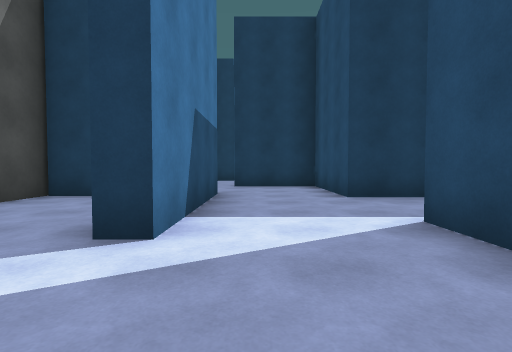
[1] (above)

23 first-person views from a walk through a scene from a Unity 3-D project. The camera is 1.2 m above the floor, tilts 2° down and sees 85° across. The floor is counted in squares, 2 m on a side. Each view is taken from the middle of a square. On the plan, view 1 faces up. The plan holds only what a view shows up to about 9 squares ahead; the rest is blank. The place goes on beyond the plan. The player is left out.

[2]
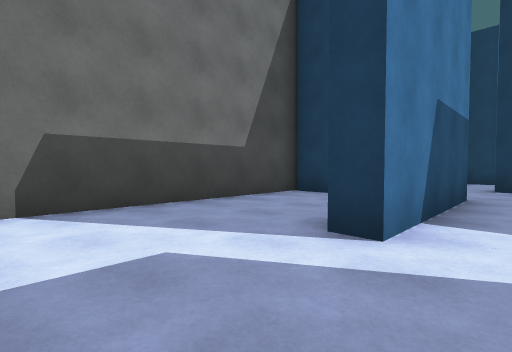

[3]
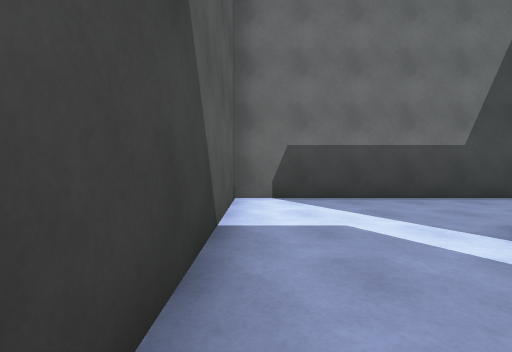

[4]
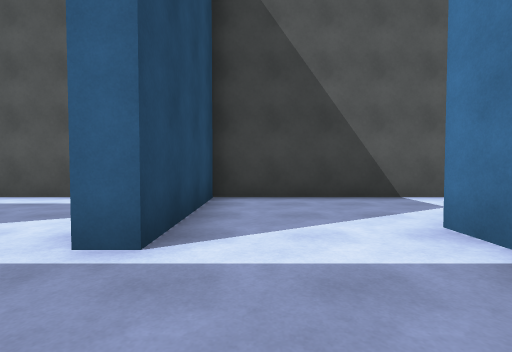

[5]
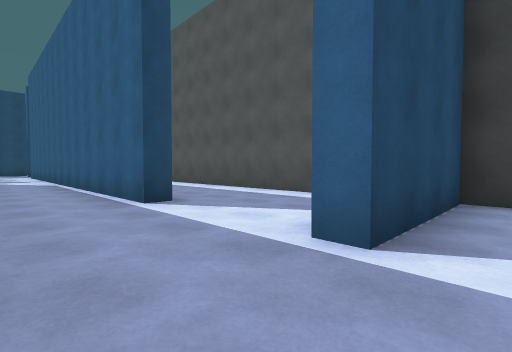

[6]
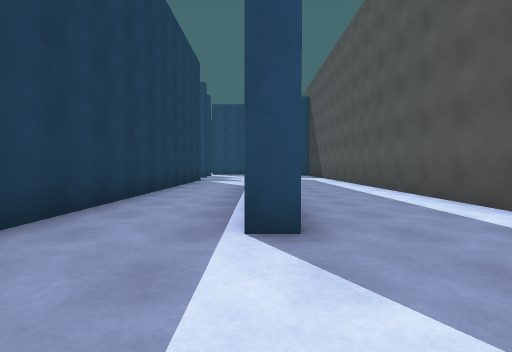

[7]
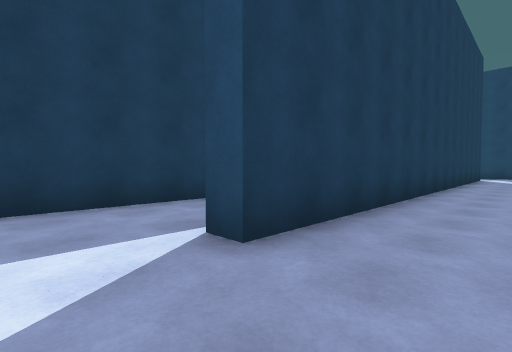

[8]
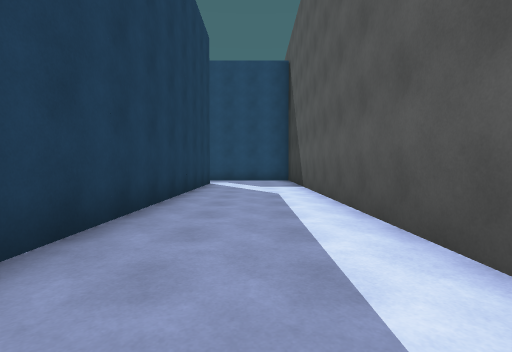

[9]
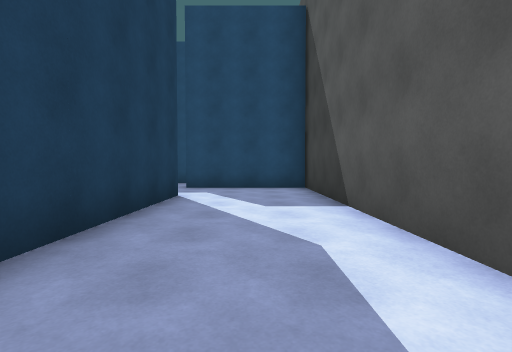

[10]
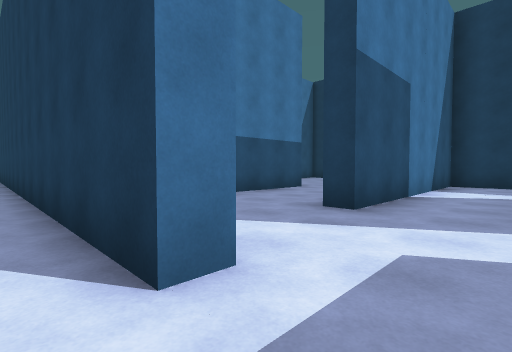

[11]
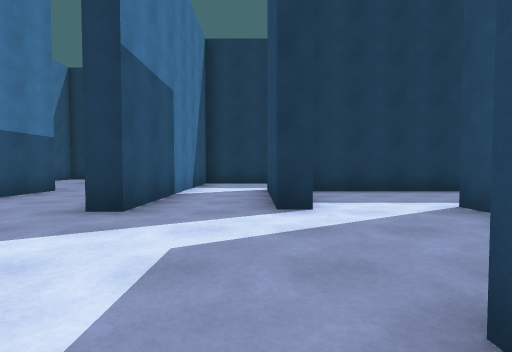

[12]
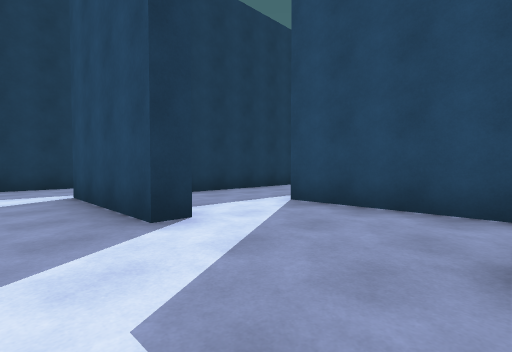

[13]
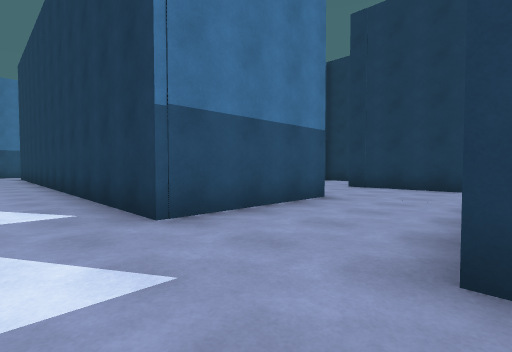

[14]
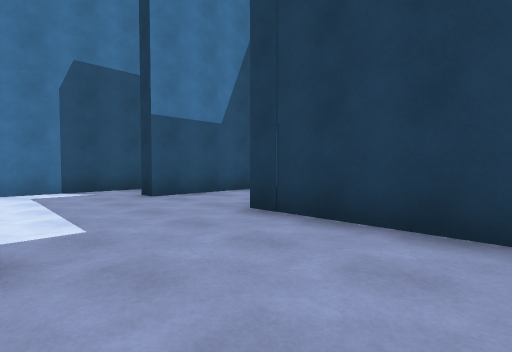

[15]
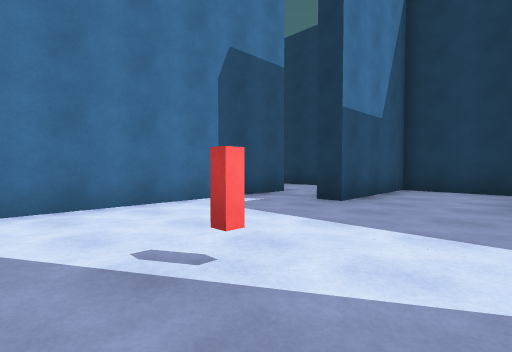

[16]
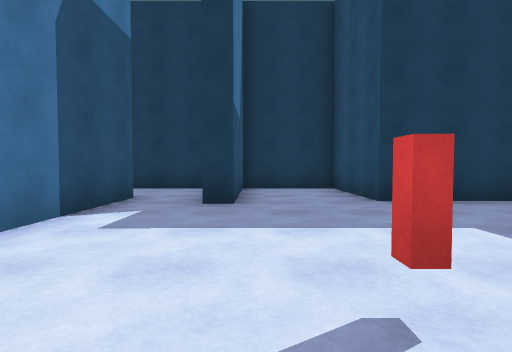

[17]
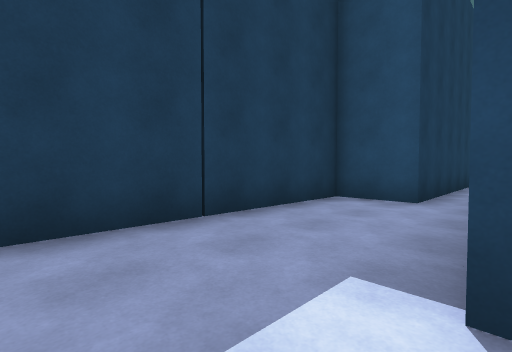

[18]
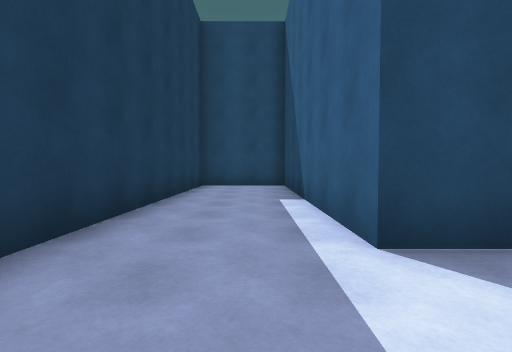

[19]
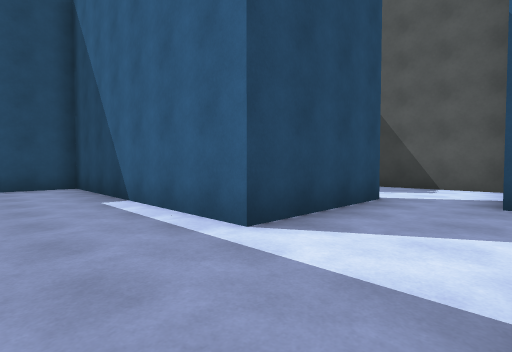

[20]
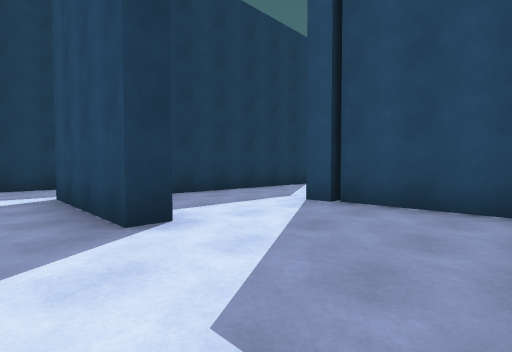

[21]
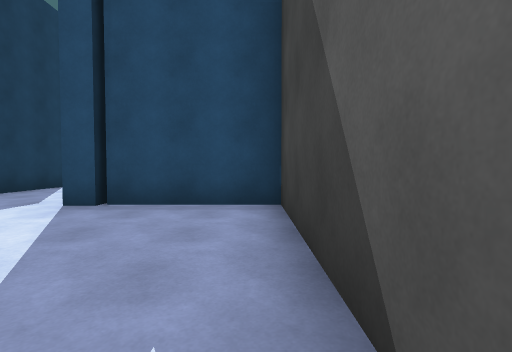

[22]
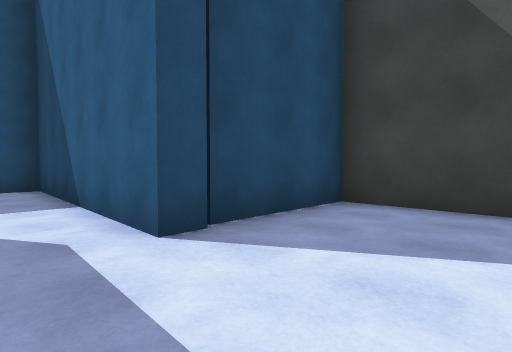

[23]
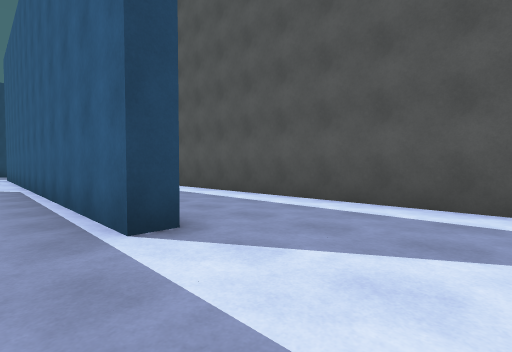

### Floor plan
Points are (right, up) in squares from view 1. A wall is a line through its corners. A room is listed if a view was taken in it or the views show most of it. See-through windows are left out.
Room 1 (views 1, 2, 3)
walls: (-0.8, 3.5) (-0.8, 2.3) (-1.4, 2.3); (-3.2, 5.7) (-4.2, 5.7) (-4.2, -0.4) (1.8, -0.4) (1.8, 3)
ways out: opening at (0.5, 3) to room 2
Room 2 (views 4, 5)
walls: (-0.8, 6.1) (-0.8, 3.5); (1.8, 3) (2.4, 3)
ways out: opening at (0.5, 3) to room 1; opening at (2, 4.5) to room 3; opening at (0.5, 6)
Room 3 (views 6, 7, 8, 9, 10, 11, 12, 13, 17, 23)
walls: (15.1, 8.9) (15.1, 5.4) (1.8, 5.4); (18.7, 3.1) (18.7, 2.6) (5.5, 2.6) (5.5, 3) (14.9, 3); (18.3, 9.6) (18.3, 5.7) (17.8, 5.7); (20.9, 5.9) (20.3, 5.9) (20.3, 9.3); (23, 2.8) (23, 6.1); (3.1, -0.4) (20.8, -0.4) (20.8, 3)
ways out: opening at (2, 4.5) to room 2; opening at (16.5, 8) to room 4; opening at (21.5, 6) to room 5; opening at (22, 3) to room 6; opening at (19, 9) to room 7
Room 4 (views 14, 15, 16)
walls: (9.7, 11.4) (9.7, 7.1); (17, 11.8) (14.1, 11.8) (14.1, 14.6) (11.7, 14.6) (11.7, 11.4) (11.1, 11.4)
ways out: opening at (16.5, 8) to room 3; opening at (10, 12) to room 8
objects: block (13, 8)
Room 5 (views 18, 19)
walls: (23, 6.1) (28.5, 6.1); (28.5, 8.7) (21.2, 8.7)
ways out: opening at (21.5, 6) to room 3
Room 6 (views 20, 21, 22)
walls: (23.6, 2.8) (23, 2.8); (26.6, 2.4) (26.1, 2.4); (21.4, -0.4) (26.3, -0.4) (26.3, 3) (28.5, 3); (28.5, 5.7) (25, 5.7)
ways out: opening at (22, 3) to room 3
Room 7 (no view inside)
walls: (28.5, 10.3) (24.1, 10.3) (24.1, 11.8) (18.3, 11.8) (18.3, 9.6)
ways out: opening at (19, 9) to room 3
Room 8 (no view inside)
walls: (9.7, 12.4) (9.7, 11.4); (10.6, 14.6) (9.6, 14.6)
ways out: opening at (10, 12) to room 4; opening at (8.5, 13.5)

Positions as (right, up) in squares from view 1, and headings:
1: (0, 0), facing up
2: (0, 0), facing up-left
3: (1, 0), facing left
4: (1, 5), facing down
5: (1, 5), facing down-right
6: (3, 3), facing right
7: (4, 1), facing up-right
8: (9, 1), facing right
9: (13, 1), facing right
10: (20, 2), facing up-left
11: (20, 2), facing up
12: (19, 3), facing up-right
13: (18, 4), facing up-left
14: (17, 9), facing up-left
15: (14, 7), facing up-left
16: (12, 7), facing up
17: (19, 9), facing up-right
18: (21, 7), facing right
19: (21, 8), facing down-right
20: (22, 0), facing up-right
21: (22, 0), facing right
22: (24, 4), facing down-right
23: (3, 4), facing down-right
